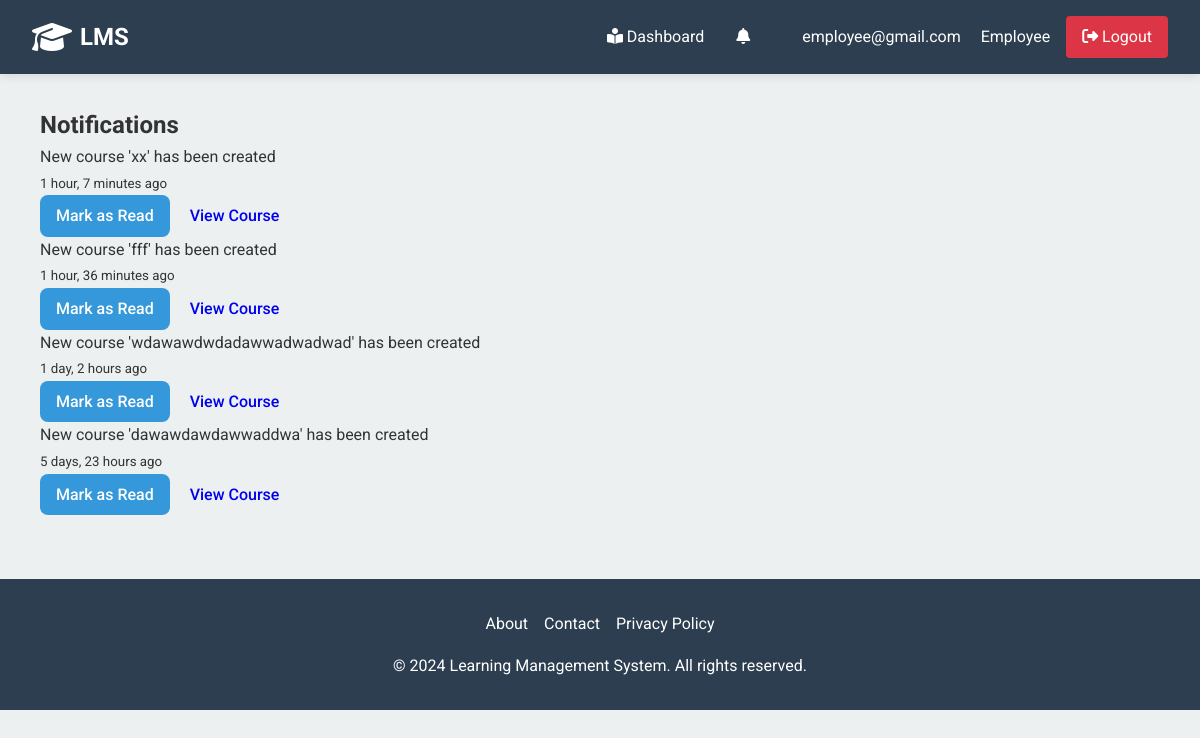
The page /notifications/ (signed in) on the database its author committed.
### accounts/models.py (models this page shows)
class CustomUser(AbstractUser):
    ROLES = (
        ('admin', 'Admin'),
        ('manager', 'Manager'),
        ('employee', 'Employee'),
    )
    role = models.CharField(max_length=10, choices=ROLES)
    groups = models.ManyToManyField(
        'auth.Group',
        related_name='custom_user_set',
        blank=True,
        verbose_name='groups',
    )
    user_permissions = models.ManyToManyField(
        'auth.Permission',
        related_name='custom_user_set',
        blank=True,
        verbose_name='user permissions',
    )

class Notification(models.Model):
    recipient = models.ForeignKey(CustomUser, on_delete=models.CASCADE, related_name='notifications')
    message = models.CharField(max_length=255)
    created_at = models.DateTimeField(auto_now_add=True)
    is_read = models.BooleanField(default=False)
    course = models.ForeignKey(Course, on_delete=models.CASCADE, null=True, blank=True)
    class Meta:
        ordering = ['-created_at']

### accounts/views.py (the view)
# urls.py: path('notifications/', views.notifications, name='notifications'),
@login_required
def notifications(request):
    notifications = Notification.objects.filter(recipient=request.user, is_read=False)
    return render(request, 'notifications.html', {'notifications': notifications})

### templates/notifications.html
{% extends 'base.html' %}
{% block content %}
<div class="container mt-4">
    <h2>Notifications</h2>
    {% if notifications %}
        <div class="list-group">
            {% for notification in notifications %}
                <div class="list-group-item">
                    <div class="d-flex justify-content-between align-items-center">
                        <div>
                            <p class="mb-1">{{ notification.message }}</p>
                            <small class="text-muted">{{ notification.created_at|timesince }} ago</small>
                        </div>
                        <div>
                            <a href="{% url 'mark_notification_read' notification.id %}" class="btn btn-sm btn-primary">Mark as Read</a>
                            {% if notification.course %}
                                <a href="#" class="btn btn-sm btn-info">View Course</a>
                            {% endif %}
                        </div>
                    </div>
                </div>
            {% endfor %}
        </div>
    {% else %}
        <p>No new notifications</p>
    {% endif %}
</div>
{% endblock %}

### templates/base.html (shortened to what this page needs)
<!DOCTYPE html>
<html lang="en">
<head>
    {% load static %}
    <link rel="stylesheet" href="{% static 'css/style.css' %}">
    <link rel="stylesheet" href="https://cdnjs.cloudflare.com/ajax/libs/font-awesome/6.5.1/css/all.min.css">
</head>
<body>
    <header>
        <nav class="navbar">
            <div class="nav-brand">
                <a href="{% url 'home' %}">
                    <i class="fas fa-graduation-cap"></i>
                    <span>LMS</span>
                </a>
            </div>
            <div class="nav-links">
                {% if user.is_authenticated %}
                    <div class="user-menu">
                        {% if user.role == 'admin' %}
                            <a href="{% url 'admin_dashboard' %}" class="nav-link">
                                <i class="fas fa-tachometer-alt"></i> Dashboard
                            </a>
                        {% elif user.role == 'manager' %}
                            <a href="{% url 'manager_dashboard' %}" class="nav-link">
                                <i class="fas fa-chart-line"></i> Dashboard
                            </a>
                        {% else %}
                            <a href="{% url 'employee_dashboard' %}" class="nav-link">
                                <i class="fas fa-book-reader"></i> Dashboard
                            </a>
                            <div class="notification-bell">
                                <a href="{% url 'notifications' %}" class="nav-link">
                                    <i class="fas fa-bell"></i>
                                </a>
                            </div>
                        {% endif %}
                        <div class="user-profile">
                            <div class="user-info">
                                <span class="user-email">{{ user.email }}</span>
                                <span class="user-role">{{ user.role|title }}</span>
                            </div>
                            <a href="{% url 'user_logout' %}" class="nav-link logout-btn">
                                <i class="fas fa-sign-out-alt"></i> Logout
                            </a>
                        </div>
                    </div>
                {% endif %}
            </div>
        </nav>
    </header>
    <div class="container">
        <main class="content">
            {% block content %}
            {% endblock %}
        </main>
    </div>
    <footer class="footer">
        <div class="footer-content">
            <div class="footer-links">
                <a href="#" class="footer-link">About</a>
                <a href="#" class="footer-link">Contact</a>
                <a href="#" class="footer-link">Privacy Policy</a>
            </div>
            <p>&copy; {% now "Y" %} Learning Management System. All rights reserved.</p>
        </div>
    </footer>
</body>
</html>

### static/css/style.css (style rules this page uses)
:root { --primary-color: #3498db; --secondary-color: #2c3e50; --accent-color: #e74c3c; --background-color: #ecf0f1; --text-color: #333; --light-text-color: #fff; --success-color: #2ecc71; --warning-color: #f39c12; --error-color: #e74c3c; --border-radius: 4px; --box-shadow: 0 2px 10px rgba(0, 0, 0, 0.1); --transition: all 0.3s ease; }
* { margin: 0; padding: 0; box-sizing: border-box; }
body { font-family: 'Roboto', sans-serif; line-height: 1.6; color: var(--text-color); background-color: var(--background-color); }
.container { max-width: 1200px; margin: 0 auto; padding: 0 20px; }
.navbar { display: flex; justify-content: space-between; align-items: center; padding: 1rem 2rem; background-color: var(--secondary-color); box-shadow: var(--box-shadow); }
.nav-brand a { display: flex; align-items: center; color: var(--light-text-color); text-decoration: none; font-size: 1.5rem; font-weight: 700; }
.nav-brand i { margin-right: 0.5rem; font-size: 2rem; }
.nav-links { display: flex; align-items: center; }
.nav-link { color: var(--light-text-color); text-decoration: none; padding: 0.5rem 1rem; transition: var(--transition); }
.user-menu { display: flex; align-items: center; }
.user-profile { margin-left: 1rem; display: flex; align-items: center; }
.user-profile span { color: var(--light-text-color); margin-right: 1rem; }
.content { padding: 2rem 0; }
.btn { display: inline-block; padding: 0.8rem 1.5rem; border-radius: var(--border-radius); text-decoration: none; font-weight: 500; transition: var(--transition); }
.footer { background-color: var(--secondary-color); color: var(--light-text-color); padding: 2rem 0; margin-top: 2rem; }
.footer-content { display: flex; flex-direction: column; align-items: center; }
.footer-links { display: flex; gap: 1rem; margin-bottom: 1rem; }
.footer-link { color: var(--light-text-color); text-decoration: none; transition: var(--transition); }
:root { --primary-color: #3498db; --secondary-color: #2c3e50; --accent-color: #e74c3c; --success-color: #2ecc71; --warning-color: #f39c12; --danger-color: #e74c3c; --light-color: #ecf0f1; --dark-color: #34495e; --text-color: #333; --border-radius: 8px; --box-shadow: 0 2px 10px rgba(0, 0, 0, 0.1); }
.btn { display: inline-block; padding: 0.5rem 1rem; border-radius: var(--border-radius); text-decoration: none; font-weight: 500; transition: all 0.3s ease; }
.btn-primary { background-color: var(--primary-color); color: white; }
.notification-bell { position: relative; margin-right: 20px; }
.logout-btn { background-color: #dc3545; color: white; padding: 8px 16px; border-radius: 4px; transition: background-color 0.3s; }

### rows shown on the page
CustomUser: email "employee@gmail.com", role "Employee"
Notification: message "New course 'xx' has been created", created_at "1 hour, 7 minutes", shows "View Course"
Notification: message "New course 'fff' has been created", created_at "1 hour, 36 minutes", shows "View Course"
Notification: message "New course 'wdawawdwdadawwadwadwad' has been created", created_at "1 day, 2 hours", shows "View Course"
Notification: message "New course 'dawawdawdawwaddwa' has been created", created_at "5 days, 23 hours", shows "View Course"
